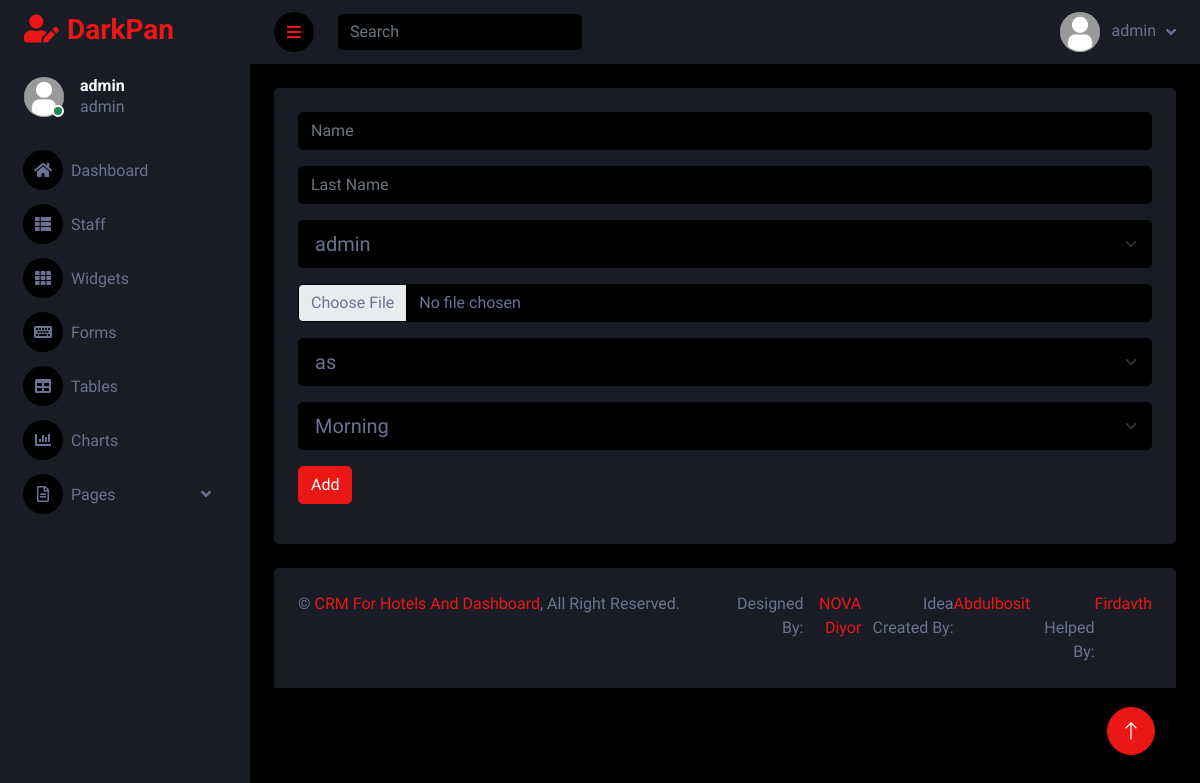
The app's page /staff/add/ (signed in) with its own data.
### main/models.py (models this page shows)
class User(AbstractUser):
    status = models.IntegerField(default=3, choices=(
        (1, 'admin'),
        (2, 'staff'),
        (3, 'user'),
    ))
    phone = models.IntegerField(null=True, blank=True)
    passport = models.CharField(max_length=210, null=True, blank=True)

### main/views.py (the view, shortened to what this page needs)
# urls.py: path('staff/add/', add_staff, name='add-staff'),
@login_required(login_url='login')
def add_staff(request):
    us = User.objects.filter(status=2)
    context = {
        'users': us.last(),
        'role': Role.objects.all()
    }
    return render(request, 'add-staff.html', context)

### templates/add-staff.html (shortened to what this page needs)
{% extends "base.html" %}
{% block content %}
<div class="container-fluid pt-4 px-4">
    <div class="row g-4">
        <div class="col-sm-12 col-xl-12">
            <div class="bg-secondary rounded h-100 p-4">
                <form action="{% url 'add-staff' %}" method="post" enctype="multipart/form-data">
                    <div class="col-12">
                        <input type="text" name="name" class="form-control mb-3" placeholder="Name" required>
                    </div>
                    <div class="col-12">
                        <input type="text" name="l-name" class="form-control mb-3" placeholder="Last Name" required>
                    </div>
                    <div class="col-12">
                        <select class="form-select form-select-lg mb-3" name="status" aria-label=".form-select-lg example" required>
                            {% for i in role %}
                                <option value="{{ i.id }}">{{ i.name }}</option>
                            {% endfor %}
                        </select>
                    </div>
                    <div class="col-12">
                        <input class="form-control bg-dark mb-3" name="img" type="file" required>
                    </div>
                    <div class="col-12">
                        <select class="form-select form-select-lg mb-3" name="user" aria-label=".form-select-lg example" required>
                            <option value="{{ users.id }}">{{ users.username }}</option>
                        </select>
                    </div>
                    <div class="col-12">
                        <select class="form-select form-select-lg mb-3" name="time" aria-label=".form-select-lg example" required>
                            <option value="1">Morning</option>
                        </select>
                    </div>
                    <button type="submit" class="btn btn-primary mb-3">Add</button>
                </form>
            </div>
        </div>
    </div>
</div>
{% endblock %}

### templates/base.html (shortened to what this page needs)
{% load static %}
<!DOCTYPE html>
<html lang="en">
<head>
    <link href="https://cdnjs.cloudflare.com/ajax/libs/font-awesome/5.10.0/css/all.min.css" rel="stylesheet">
    <link href="https://cdn.jsdelivr.net/npm/bootstrap-icons@1.4.1/font/bootstrap-icons.css" rel="stylesheet">
    <link href="{% static 'lib/owlcarousel/assets/owl.carousel.min.css' %}" rel="stylesheet">
    <link href="{% static 'lib/tempusdominus/css/tempusdominus-bootstrap-4.min.css' %}" rel="stylesheet" />
    <link href="{% static 'css/bootstrap.min.css' %}" rel="stylesheet">
    <link href="{% static 'css/style.css' %}" rel="stylesheet">
</head>
<body>
    <div class="container-fluid position-relative d-flex p-0">
        <div class="sidebar pe-4 pb-3">
            <nav class="navbar bg-secondary navbar-dark">
                <a href="{% url 'dashboard' %}" class="navbar-brand mx-4 mb-3">
                    <h3 class="text-primary"><i class="fa fa-user-edit me-2"></i>DarkPan</h3>
                </a>
                <div class="d-flex align-items-center ms-4 mb-4">
                    <div class="position-relative">
                        <img class="rounded-circle" src="{% static 'img/user.png' %}" alt="" style="width: 40px; height: 40px;">
                        <div class="bg-success rounded-circle border border-2 border-white position-absolute end-0 bottom-0 p-1"></div>
                    </div>
                    <div class="ms-3">
                        <h6 class="mb-0">{{ user }}</h6>
                        <span>{{ user.get_status_display }}</span>
                    </div>
                </div>
                <div class="navbar-nav w-100">
                    {% if request.path == '/dashboard/' %}
                        <a href="{% url 'dashboard' %}" class="nav-item nav-link active"><i class="fa fa-home me-2"></i>Dashboard</a>
                    {% else %}
                        <a href="{% url 'dashboard' %}" class="nav-item nav-link"><i class="fa fa-home me-2"></i>Dashboard</a>
                    {% endif %}
                    <div class="nav-item dropdown">
                        <a href="#" class="nav-link" data-bs-toggle="dropdown"><i class="fa fa-th-list me-2"></i>Staff</a>
                    </div>
                    <a href="widget.html" class="nav-item nav-link"><i class="fa fa-th me-2"></i>Widgets</a>
                    <a href="form.html" class="nav-item nav-link"><i class="fa fa-keyboard me-2"></i>Forms</a>
                    <a href="table.html" class="nav-item nav-link"><i class="fa fa-table me-2"></i>Tables</a>
                    <a href="chart.html" class="nav-item nav-link"><i class="fa fa-chart-bar me-2"></i>Charts</a>
                    <div class="nav-item dropdown">
                        <a href="#" class="nav-link dropdown-toggle" data-bs-toggle="dropdown"><i class="far fa-file-alt me-2"></i>Pages</a>
                    </div>
                </div>
            </nav>
        </div>
        <div class="content">
            <nav class="navbar navbar-expand bg-secondary navbar-dark sticky-top px-4 py-0">
                <a href="#" class="sidebar-toggler flex-shrink-0">
                    <i class="fa fa-bars"></i>
                </a>
                <form class="d-none d-md-flex ms-4">
                    <input class="form-control bg-dark border-0" type="search" placeholder="Search">
                </form>
                <div class="navbar-nav align-items-center ms-auto">
                    <div class="nav-item dropdown">
                        <a href="#" class="nav-link dropdown-toggle" data-bs-toggle="dropdown">
                            <img class="rounded-circle me-lg-2" src="{% static 'img/user.png' %}" alt="" style="width: 40px; height: 40px;">
                            <span class="d-none d-lg-inline-flex">{{ user }}</span>
                        </a>
                    </div>
                </div>
            </nav>
        {% block content %}
        {% endblock content %}
            <div class="container-fluid pt-4 px-4">
                <div class="bg-secondary rounded-top p-4">
                    <div class="row">
                        <div class="col-12 col-sm-6 text-center text-sm-start">
                            &copy; <a href="{% url 'dashboard' %}">CRM For Hotels And Dashboard</a>, All Right Reserved.
                        </div>
                        <div class="col-12 col-sm-6 text-center text-sm-end df">
                            Designed By:  <a href="mailto:dbdmjkf@gmail.com">NOVA Diyor</a>
                            &emsp;Idea Created By: <a href="#">Abdulbosit</a>
                            &emsp;Helped By: <a href="#">Firdavth</a>
                        </div>
                    </div>
                </div>
            </div>
        </div>
        <a href="#" class="btn btn-lg btn-primary btn-lg-square back-to-top"><i class="bi bi-arrow-up"></i></a>
    </div>
</body>
</html>

### static/css/style.css (style rules this page uses)
:root { --primary: #EB1616; --secondary: #191C24; --light: #6C7293; --dark: #000000; }
.back-to-top { position: fixed; display: none; right: 45px; bottom: 45px; z-index: 99; }
.btn { transition: .5s; }
.btn-lg-square { width: 48px; height: 48px; }
.btn-square, .btn-sm-square, .btn-lg-square { padding: 0; display: inline-flex; align-items: center; justify-content: center; font-weight: normal; border-radius: 50px; }
.sidebar { position: fixed; top: 0; left: 0; bottom: 0; width: 250px; height: 100vh; overflow-y: auto; background: var(--secondary); transition: 0.5s; z-index: 999; }
.content { margin-left: 250px; min-height: 100vh; background: var(--dark); transition: 0.5s; }
@media (min-width: 992px) { .sidebar { margin-left: 0; } }
@media (min-width: 992px) { .content { width: calc(100% - 250px); } }
.sidebar .navbar .navbar-nav .nav-link { padding: 7px 20px; color: var(--light); font-weight: 500; border-left: 3px solid var(--secondary); border-radius: 0 30px 30px 0; outline: none; }
.sidebar .navbar .navbar-nav .nav-link i { width: 40px; height: 40px; display: inline-flex; align-items: center; justify-content: center; background: var(--dark); border-radius: 40px; }
.sidebar .navbar .dropdown-toggle::after { position: absolute; top: 15px; right: 15px; border: none; content: "\f107"; font-family: "Font Awesome 5 Free"; font-weight: 900; transition: .5s; }
.content .navbar .navbar-nav .nav-link { margin-left: 25px; padding: 12px 0; color: var(--light); outline: none; }
.content .navbar .sidebar-toggler, .content .navbar .navbar-nav .nav-link i { width: 40px; height: 40px; display: inline-flex; align-items: center; justify-content: center; background: var(--dark); border-radius: 40px; }
.content .navbar .dropdown-toggle::after { margin-left: 6px; vertical-align: middle; border: none; content: "\f107"; font-family: "Font Awesome 5 Free"; font-weight: 900; transition: .5s; }
.df { display: flex; justify-content: center; }

### records on screen
User: username "admin", status "admin"
User: user "as"

### other values on screen
form field status "admin"
